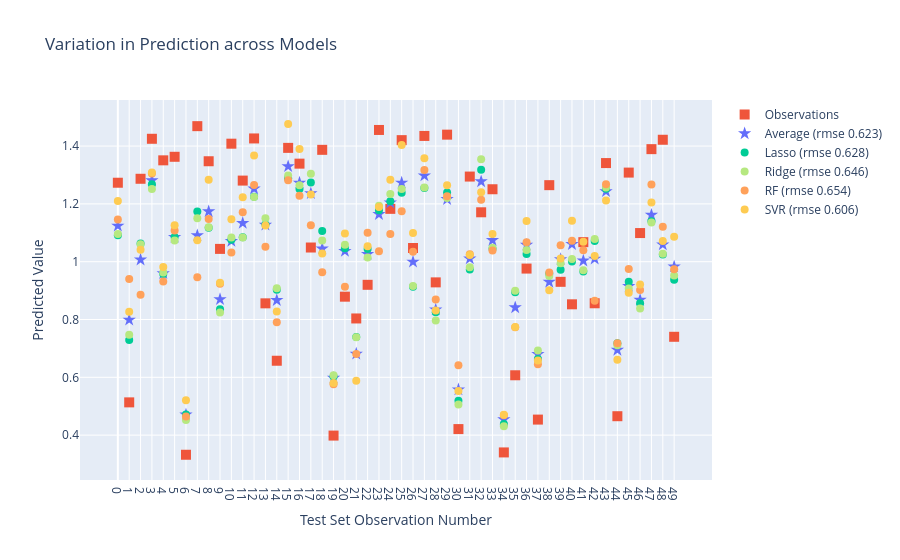

Write notebook code for a chart like this one.
### Code cell
#@title Plot the predictions of the models and of their average
xgrid=list(range(NUM_TEST))
fig = go.Figure()
fig.add_trace(go.Scatter(x=xgrid,y=y_test.values.flatten(),name='Observations',mode='markers',marker=dict(symbol='square',size=10,color=px.colors.qualitative.Plotly[1])))
fig.add_trace(go.Scatter(x=xgrid,y=preds[0],name=f'Average (rmse {rmses[0]})',mode='markers',marker=dict(symbol='star',size=10,color=px.colors.qualitative.Plotly[0])))
fig.add_trace(go.Scatter(x=xgrid,y=preds[1],name=f'Lasso (rmse {rmses[1]})',mode='markers',marker=dict(size=8,color=px.colors.qualitative.Plotly[2])))
fig.add_trace(go.Scatter(x=xgrid,y=preds[2],name=f'Ridge (rmse {rmses[2]})',mode='markers',marker=dict(size=8,color=px.colors.qualitative.Plotly[7])))
fig.add_trace(go.Scatter(x=xgrid,y=preds[3],name=f'RF (rmse {rmses[3]})',mode='markers',marker=dict(size=8,color=px.colors.qualitative.Plotly[4])))
fig.add_trace(go.Scatter(x=xgrid,y=preds[4],name=f'SVR (rmse {rmses[4]})',mode='markers',marker=dict(size=8,color=px.colors.qualitative.Plotly[9])))
fig.update_layout(xaxis = dict(tickmode = 'array',tickvals = xgrid),xaxis_title="Test Set Observation Number",yaxis_title="Predicted Value",title='Variation in Prediction across Models')
fig.show()

### Figure 1 — Plotly figure (JSON) as saved in the notebook; plotly's stock layout.template omitted (floating-point values rounded to 4 significant figures)
{"data": [{"marker": {"color": "#EF553B", "size": 10, "symbol": "square"}, "mode": "markers", "name": "Observations", "type": "scatter", "x": [0, 1, 2, 3, 4, 5, 6, 7, 8, 9, 10, 11, 12, 13, 14, 15, 16, 17, 18, 19, 20, 21, 22, 23, 24, 25, 26, 27, 28, 29, 30, 31, 32, 33, 34, 35, 36, 37, 38, 39, 40, 41, 42, 43, 44, 45, 46, 47, 48, 49], "y": [1.273, 0.5133, 1.287, 1.425, 1.351, 1.363, 0.3321, 1.469, 1.347, 1.044, 1.408, 1.281, 1.426, 0.8559, 0.6573, 1.394, 1.339, 1.049, 1.387, 0.3984, 0.879, 0.8036, 0.92, 1.456, 1.183, 1.421, 1.047, 1.435, 0.9285, 1.439, 0.4209, 1.295, 1.171, 1.251, 0.3402, 0.6071, 0.9761, 0.4538, 1.265, 0.9304, 0.8525, 1.068, 0.8562, 1.341, 0.4655, 1.308, 1.099, 1.389, 1.422, 0.7402]}, {"marker": {"color": "#636EFA", "size": 10, "symbol": "star"}, "mode": "markers", "name": "Average (rmse 0.623)", "type": "scatter", "x": [0, 1, 2, 3, 4, 5, 6, 7, 8, 9, 10, 11, 12, 13, 14, 15, 16, 17, 18, 19, 20, 21, 22, 23, 24, 25, 26, 27, 28, 29, 30, 31, 32, 33, 34, 35, 36, 37, 38, 39, 40, 41, 42, 43, 44, 45, 46, 47, 48, 49], "y": [1.124, 0.7986, 1.007, 1.281, 0.9594, 1.085, 0.4706, 1.091, 1.174, 0.8697, 1.071, 1.134, 1.252, 1.128, 0.8666, 1.329, 1.273, 1.236, 1.045, 0.5981, 1.037, 0.6811, 1.026, 1.164, 1.204, 1.273, 0.9996, 1.297, 0.8341, 1.216, 0.5577, 1.011, 1.277, 1.074, 0.454, 0.8414, 1.058, 0.6804, 0.9298, 1.008, 1.06, 1.003, 1.01, 1.243, 0.6945, 0.9155, 0.8679, 1.162, 1.059, 0.9827]}, {"marker": {"color": "#00CC96", "size": 8}, "mode": "markers", "name": "Lasso (rmse 0.628)", "type": "scatter", "x": [0, 1, 2, 3, 4, 5, 6, 7, 8, 9, 10, 11, 12, 13, 14, 15, 16, 17, 18, 19, 20, 21, 22, 23, 24, 25, 26, 27, 28, 29, 30, 31, 32, 33, 34, 35, 36, 37, 38, 39, 40, 41, 42, 43, 44, 45, 46, 47, 48, 49], "y": [1.091, 0.7288, 1.063, 1.268, 0.9576, 1.086, 0.4713, 1.173, 1.118, 0.8357, 1.076, 1.085, 1.225, 1.128, 0.9031, 1.289, 1.251, 1.274, 1.106, 0.6024, 1.047, 0.7394, 1.044, 1.178, 1.209, 1.239, 0.9133, 1.255, 0.8253, 1.239, 0.5188, 0.9726, 1.318, 1.044, 0.4384, 0.8947, 1.027, 0.6635, 0.9584, 0.9725, 1.0, 0.9659, 1.071, 1.253, 0.7178, 0.9304, 0.8559, 1.14, 1.025, 0.9376]}, {"marker": {"color": "#B6E880", "size": 8}, "mode": "markers", "name": "Ridge (rmse 0.646)", "type": "scatter", "x": [0, 1, 2, 3, 4, 5, 6, 7, 8, 9, 10, 11, 12, 13, 14, 15, 16, 17, 18, 19, 20, 21, 22, 23, 24, 25, 26, 27, 28, 29, 30, 31, 32, 33, 34, 35, 36, 37, 38, 39, 40, 41, 42, 43, 44, 45, 46, 47, 48, 49], "y": [1.095, 0.7474, 1.06, 1.251, 0.9625, 1.073, 0.452, 1.15, 1.119, 0.8239, 1.084, 1.084, 1.224, 1.15, 0.9084, 1.298, 1.264, 1.304, 1.073, 0.6069, 1.058, 0.7386, 1.014, 1.194, 1.234, 1.252, 0.9156, 1.257, 0.7969, 1.22, 0.5056, 0.9806, 1.354, 1.048, 0.4305, 0.8995, 1.04, 0.6927, 0.9504, 0.9944, 1.01, 0.9706, 1.079, 1.257, 0.7108, 0.9072, 0.838, 1.135, 1.028, 0.9526]}, {"marker": {"color": "#FFA15A", "size": 8}, "mode": "markers", "name": "RF (rmse 0.654)", "type": "scatter", "x": [0, 1, 2, 3, 4, 5, 6, 7, 8, 9, 10, 11, 12, 13, 14, 15, 16, 17, 18, 19, 20, 21, 22, 23, 24, 25, 26, 27, 28, 29, 30, 31, 32, 33, 34, 35, 36, 37, 38, 39, 40, 41, 42, 43, 44, 45, 46, 47, 48, 49], "y": [1.146, 0.9401, 0.8859, 1.305, 0.9311, 1.108, 0.4646, 0.9465, 1.147, 0.9239, 1.031, 1.171, 1.265, 1.052, 0.7907, 1.282, 1.228, 1.126, 0.9633, 0.5759, 0.9131, 0.6804, 1.1, 1.036, 1.096, 1.175, 1.034, 1.318, 0.8695, 1.227, 0.6421, 1.026, 1.214, 1.038, 0.469, 0.7731, 1.068, 0.6451, 0.9629, 1.057, 1.072, 1.04, 0.8651, 1.268, 0.7179, 0.9748, 0.9019, 1.267, 1.121, 0.9736]}, {"marker": {"color": "#FECB52", "size": 8}, "mode": "markers", "name": "SVR (rmse 0.606)", "type": "scatter", "x": [0, 1, 2, 3, 4, 5, 6, 7, 8, 9, 10, 11, 12, 13, 14, 15, 16, 17, 18, 19, 20, 21, 22, 23, 24, 25, 26, 27, 28, 29, 30, 31, 32, 33, 34, 35, 36, 37, 38, 39, 40, 41, 42, 43, 44, 45, 46, 47, 48, 49], "y": [1.21, 0.8264, 1.041, 1.309, 0.9816, 1.126, 0.5202, 1.075, 1.283, 0.9273, 1.147, 1.223, 1.368, 1.125, 0.8279, 1.476, 1.39, 1.233, 1.028, 0.58, 1.098, 0.5878, 1.053, 1.189, 1.284, 1.403, 1.099, 1.357, 0.8311, 1.264, 0.5528, 1.023, 1.24, 1.096, 0.4704, 0.7743, 1.141, 0.6583, 0.9015, 1.011, 1.141, 1.069, 1.02, 1.212, 0.6605, 0.8927, 0.9208, 1.205, 1.071, 1.086]}], "layout": {"title": {"text": "Variation in Prediction across Models"}, "xaxis": {"tickmode": "array", "tickvals": [0, 1, 2, 3, 4, 5, 6, 7, 8, 9, 10, 11, 12, 13, 14, 15, 16, 17, 18, 19, 20, 21, 22, 23, 24, 25, 26, 27, 28, 29, 30, 31, 32, 33, 34, 35, 36, 37, 38, 39, 40, 41, 42, 43, 44, 45, 46, 47, 48, 49], "title": {"text": "Test Set Observation Number"}}, "yaxis": {"title": {"text": "Predicted Value"}}}}
